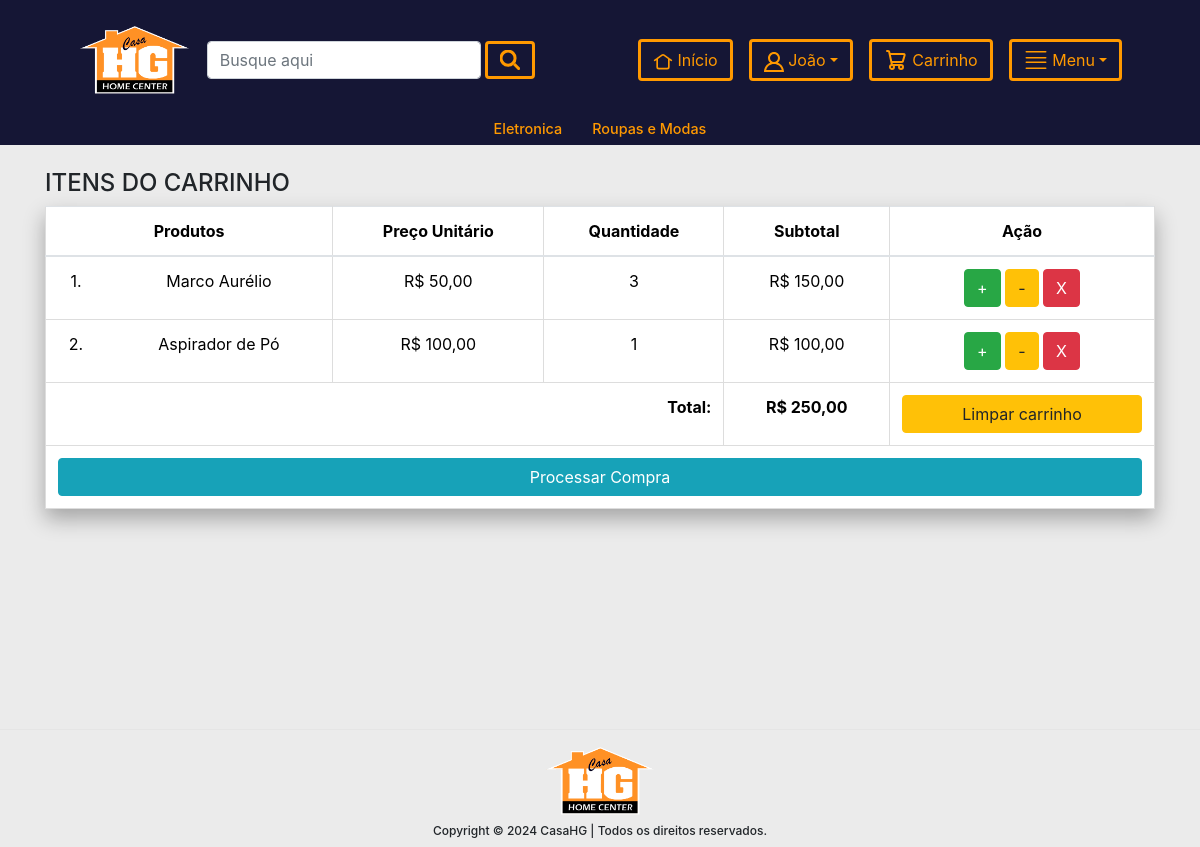
The page /meu-carro/ (signed in) on the database its author committed.
### app/models.py (models this page shows, shortened)
class Empresa(models.Model):
    titulo = models.CharField(max_length=200)
    link = models.CharField(max_length=200,null=True,blank=True)
    image = models.ImageField(upload_to="empresas")

class Cliente(models.Model):
    user = models.OneToOneField(User, on_delete=models.CASCADE)
    nome = models.CharField(max_length=200,default="")
    sobrenome = models.CharField(max_length=200,default="")
    cpf_ou_cnpj = models.CharField(max_length=14,default="")
    cpf_ou_cnpj_formatado = models.CharField(max_length=20, default="")
    bool_cpf_cnpj = models.BooleanField(default=False)
    email = models.EmailField(default=2)
    telefone = models.CharField(max_length=19,default="")
    data_criacao = models.DateTimeField(auto_now_add=True)

class Categoria(models.Model):
    titulo = models.CharField(max_length=200)
    slug = models.SlugField(unique=True)

class CarroProduto(models.Model):
    carro = models.ForeignKey(Carro, on_delete=models.CASCADE)
    produto = models.ForeignKey(Produto, on_delete=models.CASCADE)
    preco_unitario = models.DecimalField(max_digits=10, decimal_places=2,default=0)
    quantidade = models.PositiveIntegerField()
    subtotal = models.DecimalField(max_digits=10, decimal_places=2,default=0)
    criado_em = models.DateTimeField(auto_now_add=True)

class Produto(models.Model):
    codigo = models.CharField(max_length=10) #codigo interno consistente com sistema
    descricao = models.CharField(max_length=200)
    codigo_GTIN = models.CharField(max_length=14) #se o produto não tiver codigo GTIN cadastrado, usar codigo interno
    preco_unitario_bruto = models.DecimalField(max_digits=10, decimal_places=2) #preço cheio, sem desconto
    desconto_dinheiro = models.DecimalField(max_digits=10, decimal_places=2) # em %, percentual de desconto para pagamento em dinheiro, aplicado no preco_unitario_bruto
    desconto_retira = models.DecimalField(max_digits=10,decimal_places=2)  # em %, percentual de desconto para compras para retirada no depósito, aplicado no preco_unitario_bruto
    unidade = models.CharField(max_length=30,default="un") #unidade em que o produto é comercializado
    fechamento_embalagem = models.DecimalField(max_digits=10, decimal_places=2, default=1.00)
    slug = models.SlugField(unique=True)
    Categoria = models.ForeignKey(Categoria,on_delete=models.CASCADE)
    image = models.ImageField(upload_to="produtos")
    titulo = models.CharField(max_length=200)
    venda = models.DecimalField(max_digits=10, decimal_places=2)
    garantia = models.CharField(max_length=300,null=True,blank=True)
    return_devolucao = models.CharField(max_length=300,null=True,blank=True)
    visualizacao = models.PositiveIntegerField(default=0)

class Carro(models.Model):
    cliente = models.ForeignKey(Cliente, on_delete=models.SET_NULL,null=True,blank=True)
    total = models.DecimalField(max_digits=10, decimal_places=2,default=0)
    criado_em = models.DateTimeField(auto_now_add=True)

### app/views.py (the view)
# urls.py: path("meu-carro/",MeuCarroView.as_view(),name="meucarro"),
class MeuCarroView(LojaMixin, BaseContextMixin, TemplateView):
    template_name = "meucarro.html"
    def get_context_data(self, **kwargs):
        context = super().get_context_data(**kwargs)
        carro_id = self.request.session.get("carro_id",None)
        if carro_id:
            carro_id = Carro.objects.get(id=carro_id)
        else:
            carro_id = None
        context["carro"] = carro_id
        return context

### app/context_processors.py (called while the page is built)
def add_empresa_to_context(request):
    return {'empresa': Empresa.objects.first(), 'debug_var': 'Debug Variable'}

### app/views.py (called while the page is built)
    def dispatch(self,request,*args,**kwargs):
        carro_id = request.session.get("carro_id")
        if carro_id:
            carro_obj = Carro.objects.get(id=carro_id)
            if request.user.is_authenticated and request.user.cliente:
                carro_obj.cliente = request.user.cliente
                carro_obj.save()
        else:
            carro_obj = Carro.objects.create(total=0)
            self.request.session['carro_id'] = carro_obj.id
        return super().dispatch(request,*args,**kwargs)

    def get_context_data(self, **kwargs):
        context = super().get_context_data(**kwargs)
        context['todoscategorias'] = Categoria.objects.all()
        context['footer'] = Empresa.objects.all()
        return context

### templates/meucarro.html (shortened to what this page needs)
{% extends 'base.html' %}
{% load static %}
{% load humanize %}
{% load l10n %}
{% block content %}
<link rel="stylesheet" type="text/css" href="{% static 'css/carro.css' %}">
<div class="container table-container">
    <br>
    <div class = "row justify-content-center">
        <div class = "col-md-12">
            <h4>ITENS DO CARRINHO</h4>
            <table class="table">
                <thead>
                    <tr>
                        <th colspan="2" class="text-center">Produtos</th>
                        <th class="text-center">Preço Unitário</th>
                        <th class="text-center">Quantidade</th>
                        <th class="text-center">Subtotal</th>
                        <th class="text-center">Ação</th>
                    </tr>
                </thead>
                <tbody>
                    {%for cp in carro.carroproduto_set.all %}
                        <tr>
                            <td class="text-center" style="border-right: none;">{{ forloop.counter }}.</td>
                            <td class="text-center" style="border-left: none;">{{ cp.produto.titulo }}</td>
                            <td class="text-center">R$ {{ cp.preco_unitario|intcomma }}</td>
                            <td class="text-center">{{ cp.quantidade }}</td>
                            <td class="text-center">R$ {{ cp.subtotal|intcomma }}</td>
                            <td class="justify-content-center text-center">
                                <a href="{%url 'lojaapp:manipularcarro' cp.id %}?acao=inc" class="btn btn-success"> + </a>
                                <a href="{%url 'lojaapp:manipularcarro' cp.id %}?acao=dcr" class="btn btn-warning"> - </a>
                                <a href="{%url 'lojaapp:manipularcarro' cp.id %}?acao=rmv" class="btn btn-danger"> X </a>
                            </td>
                        </tr>
                    {%endfor%}
                    <tr>
                        <th colspan = "4" class="text-right">Total:</th>
                        <th class="text-center">R$ {{ carro.total|intcomma }}</th>
                        {% if carro.carroproduto_set.all%}
                            <th class="justify-content-center text-center">
                                <a href="{%url 'lojaapp:limparcarro'%}" class="btn btn-warning"> Limpar carrinho </a>
                            </th>
                        {% endif %}
                    </tr>
                    <tr>
                        {% if carro.carroproduto_set.all%}
                            <th colspan="6" class="justify-content-center text-center">
                                <a href="{%url 'lojaapp:formadeentrega'%}" class="btn btn-info"> Processar Compra </a>
                            </th>
                        {% endif %}
                    </tr>
                </tbody>
            </table>
        </div>
    </div>
</div>
{% endblock %}

### templates/base.html (shortened to what this page needs)
{% load humanize %}
{% load l10n %}
<!doctype html>
<html lang="en">
<head>
    <link rel="stylesheet" href="https://cdn.jsdelivr.net/npm/bootstrap@5.3.2/dist/css/bootstrap.min.css">
    {% load static %}
    <link rel="stylesheet" href="https://stackpath.bootstrapcdn.com/bootstrap/4.3.1/css/bootstrap.min.css">
    <link rel="stylesheet" type="text/css" href="{% static 'css/base.css' %}">
</head>
<body>
    <div class="form-custom-background container-fluid grande">
        <div class="form-custom-background">
            <div class="d-flex align-items-center text-center" style="height: 120px;">
                <div class="col d-flex align-items-center text-center" style="flex: 2;">
                    <a href="{% url 'lojaapp:home' %}" class="mt-3 mb-3 ml-5 me-3">
                            <img style="height:70px; object-fit:cover;" src="{{ empresa.image.url }}" alt="" class="img-fluid">
                    </a>
                    <form class="d-flex mt-3 mb-3" method="get" action="{% url 'lojaapp:pesquisar' %}" >
                        <input class="form-control custom-max-width-input mt-4 mb-4 me-1" type="search" placeholder="Busque aqui" name="query" value="{{ request.GET.query }}">
                        <button class="btn btn-custom font-weight-bold mt-4 mb-4" type="submit">
                            <svg width="20" height="20" xmlns="http://www.w3.org/2000/svg" viewBox="0 0 19.9 19.7" style="stroke-width: 3;"><g fill="none" stroke="currentColor"><path stroke-linecap="square" d="M18.5 18.3l-3.4-3.4"/><circle cx="8" cy="8" r="7"/></g></svg>
                        </button>
                    </form>
                </div>
                <div class="col d-flex align-items-center text-center justify-content-end" style="flex: 1;">
                    <form class="mt-3 mb-3 me-3">
                        <a class=" btn btn-custom mt-4 mb-4" href="{% url 'lojaapp:home' %}">
                            <div>
                            </div>
                            <div class="texto-menu" >
                                &nbsp;Início
                            </div>
                        </a>
                    </form>
                    {% if request.user.cliente %}
                        <form class="dropdown mt-3 mb-3 me-3">
                            <a class="dropdown-toggle btn btn-custom mt-4 mb-4" href="#" id="navbarDropdown2" role="button" data-toggle="dropdown" aria-haspopup="true" aria-expanded="false">
                                <div>
                                </div>
                                <div class="texto-menu">
                                    &nbsp;{{ request.user.cliente.nome }}
                                </div>
                            </a>
                        </form>
                    {% endif %}
                    <form action="{% url 'lojaapp:meucarro' %}" method="get" class="mt-3 mb-3 me-3">
                        <button class="btn btn-custom mt-4 mb-4">
                            <div class="texto-menu" >
                                &nbsp;Carrinho
                            </div>
                        </button>
                    </form>
                    <form class="dropdown mt-3 mb-3 mr-5">
                        <a class="dropdown-toggle btn btn-custom mt-4 mb-4" href="#" id="navbarDropdown" role="button" data-toggle="dropdown" aria-haspopup="true" aria-expanded="false">
                            <div class="texto-menu" >&nbsp;Menu</div>
                        </a>
                    </form>
                </div>
            </div>
        </div>
    </div>
    {% include "barra_macro_grupos.html" %}
    {% block content %}
    {% endblock content %}
    <br>
    <hr>
    <footer class="container" style="background-color: transparent; box-shadow: none;">
        <div class="row justify-content-center">
            <div class="col-3" style="display:flex; justify-content: center;">
                {% for empresa in footer %}
                    <a href=""><img src="{{ empresa.image.url }}" style="height: 70px;"></a>
                {% endfor %}
            </div>
            <div class="col-12">
                <h1 class="my-2" style="align-items: center; justify-content: center; font-size: 12px; display:flex;">Copyright © 2024 CasaHG | Todos os direitos reservados.</h1>
            </div>
        </div>
    </footer>
</body>
</html>

### templates/barra_macro_grupos.html
<div class="form-custom-background d-flex" style="justify-content: center; align-items: center;">
    {% for c in todoscategorias %}
        <a href="{% url 'lojaapp:categoria' c.slug %}" style="color: inherit;">
            <div class="col texto-cor-secundaria">
                <h5 style="font-size:0.9rem;">{{c.titulo}}</h5>
            </div>
        </a>
    {% endfor %}
</div>

### static/css/base.css (style rules this page uses)
.custom-max-width-input { max-width: 300px; }
.btn-custom { background-color: #151635; color: #ff9900; border-color: #ff9900; border-width: 3px; display: flex; justify-content: space-between; align-items: center; }
.form-custom-background { background-color: #151635; }
.texto-cor-secundaria { color: #ff9900; transition: 0.3s ease-in-out; }
body { background-color: #EBEBEB; }

### static/css/carro.css (style rules this page uses)
.table-container { height: 68vh; }
.table { border-collapse: collapse; width: 100%; box-shadow: 0px 10px 20px rgba(0, 0, 0, 0.3); }
.table, th, td { border: 1px solid #ddd; }
th, td { padding: 15px; text-align: center; }
th { background-color: #f2f2f2; }
th a { width: 100%; }

### rows shown on the page
Empresa: image (picture)
Categoria: titulo "Eletronica"
Categoria: titulo "Roupas e Modas"
CarroProduto: produto.titulo "Marco Aurélio", preco_unitario "50,00", quantidade "3", subtotal "150,00"
CarroProduto: produto.titulo "Aspirador de Pó", preco_unitario "100,00", quantidade "1", subtotal "100,00"
Carro: total "250,00"

### other values the page prints
{{ request.user.cliente.nome }} "João"
